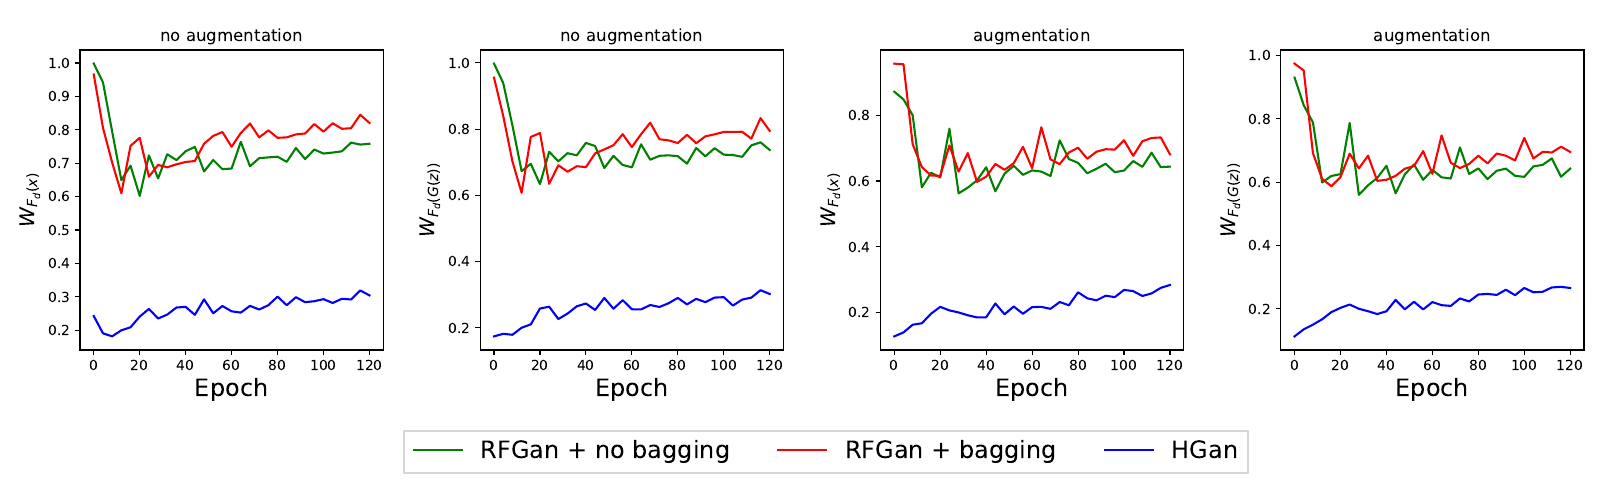

This chart was generated by the following Python code:
import matplotlib.pyplot as plt
import os
import pandas as pd

root1 = 'experiments/rfgan'
exp1 = 'rfgan_lossgan1_bagging0_augmentation0_5heads_usemaskD_sagan'
exp2 = 'rfgan_lossgan1_bagging1_augmentation0_5heads_usemaskD_sagan'
exp4 = 'experiments/baseline/baseline_hgan/baselinehgan_losshgan_5heads_augmentation0_sagan/baselinehgan_losshgan_5heads_augmentation0_sagan.csv'


root2 = 'experiments/rfgan/augmentation'
exp5 = 'rfgan_lossgan1_bagging0_augmentation1_5heads_usemaskD_sagan'
exp6 = 'rfgan_lossgan1_bagging1_augmentation1_5heads_usemaskD_sagan'
exp8 = 'experiments/baseline/baseline_hgan/baselinehgan_losshgan_5heads_augmentation1_sagan/baselinehgan_losshgan_5heads_augmentation1_sagan.csv'


df1 = pd.read_csv(os.path.join(root1, exp1, exp1 + '.csv'))
df2 = pd.read_csv(os.path.join(root1, exp2, exp2 + '.csv'))
df4 = pd.read_csv(exp4)

df5 = pd.read_csv(os.path.join(root2, exp5, exp5 + '.csv'))
df6 = pd.read_csv(os.path.join(root2, exp6, exp6 + '.csv'))
df8 = pd.read_csv(exp8)

n = min(
    df1.shape[0], df2.shape[0], df4.shape[0],
    df5.shape[0], df6.shape[0], df8.shape[0])
print(n)
df1 = df1.iloc[0:n]
df2 = df2.iloc[0:n]
df4 = df4.iloc[0:n]

df5 = df5.iloc[0:n]
df6 = df6.iloc[0:n]
df8 = df8.iloc[0:n]

print(df5['fid_score'].min())
print(df6['fid_score'].min())
print(df8['fid_score'].min())

epochs = [x * 4 for x in range(n)]

colors = ['green', 'red', 'orange', 'blue']

fig, axs = plt.subplots(1, 4, sharex=False, sharey=False, figsize=(16, 5))

axs[0].plot(epochs, df1['dx_max_min'], color=colors[0], label='RFGan + no bagging')
axs[0].plot(epochs, df2['dx_max_min'], color=colors[1], label='RFGan + bagging')
axs[0].plot(epochs, df4['dx_max_min'], color=colors[3], label='HGan')
axs[0].set_xlabel('Epoch', fontsize='xx-large')
axs[0].set_ylabel(r'$W_{F_d(x)}$', fontsize='xx-large')
axs[0].set_title('no augmentation', fontsize='xx-large')

axs[1].plot(epochs, df1['dgz_max_min'], color=colors[0])
axs[1].plot(epochs, df2['dgz_max_min'], color=colors[1])
axs[1].plot(epochs, df4['dgz_max_min'], color=colors[3])
axs[1].set_xlabel('Epoch', fontsize='xx-large')
axs[1].set_ylabel(r'$W_{F_d(G(z))}$', fontsize='xx-large')
axs[1].set_title('no augmentation', fontsize='xx-large')


axs[2].plot(epochs, df5['dx_max_min'], color=colors[0])
axs[2].plot(epochs, df6['dx_max_min'], color=colors[1])
axs[2].plot(epochs, df8['dx_max_min'], color=colors[3])
axs[2].set_xlabel('Epoch', fontsize='xx-large')
axs[2].set_ylabel(r'$W_{F_d(x)}$', fontsize='xx-large')
axs[2].set_title("augmentation", fontsize='xx-large')

axs[3].plot(epochs, df5['dgz_max_min'], color=colors[0])
axs[3].plot(epochs, df6['dgz_max_min'], color=colors[1])
axs[3].plot(epochs, df8['dgz_max_min'], color=colors[3])
axs[3].set_xlabel('Epoch', fontsize='xx-large')
axs[3].set_ylabel(r'$W_{F_d(G(z))}$', fontsize='xx-large')
axs[3].set_title("augmentation", fontsize='xx-large')

handles, labels = axs[0].get_legend_handles_labels()
axs[3].legend(handles=handles, labels=labels, loc='lower center',
              bbox_to_anchor=(-1.5, -0.45), fancybox=False, shadow=False,
              ncol=4, fontsize='xx-large')

plt.subplots_adjust(top=.9, bottom=0.3, right=0.99, left=0.05,
                    hspace=0, wspace=0.32)
plt.savefig('submission/info_in_D_rfgan_vs_baselines_K=5_sagan.pdf')
